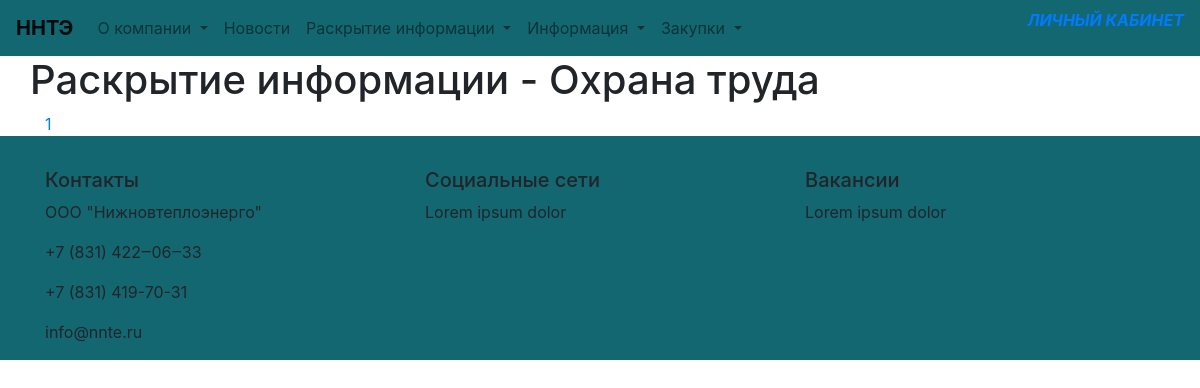
The page /category/ohrana-truda/ on the database its author committed.
### apps/models.py (models this page shows)
class Section(models.Model):
    title = models.CharField(max_length=30, verbose_name='Имя', )
    slug = models.SlugField(max_length=30, unique=True)
    class Meta:
        verbose_name = 'Раздел'
        verbose_name_plural = 'Разделы'
    def __str__(self):
        return self.title

class Category(models.Model):
    title = models.CharField(max_length=30, unique=True, verbose_name='Имя', )
    slug = models.SlugField(max_length=30, unique=True)
    section = models.ForeignKey('Section', on_delete=models.CASCADE,
                                verbose_name='Раздел')
    class Meta:
        verbose_name = 'Категория'
        verbose_name_plural = 'Категории'
    def __str__(self):
        return f'{self.section} - {self.title}'

class About(models.Model):
    name = models.CharField(max_length=30, unique=True, verbose_name='Название', )
    address = models.CharField(max_length=100, unique=True, verbose_name='Адрес', )
    tel = models.CharField(max_length=20, unique=True, verbose_name='Телефон', )
    fax = models.CharField(max_length=20, unique=True, verbose_name='Факс', )
    email = models.CharField(max_length=20, unique=True, verbose_name='E-mail', )

### apps/views.py (the view, shortened to what this page needs)
# urls.py: path('category/<slug:the_slug>/', category, name='category'),
def category(request, the_slug):
    template = 'category.html'
    list_articles = []
    category_article = Category.objects.get(slug=the_slug)
    articles = Article.objects.filter(category=category_article.id).order_by('-published_at')
    stops_page, current_page, prev_page_url, next_page_url = pagination(request, list_articles, 10)
    context = {
        'list_articles': stops_page,
        'current_page': current_page,
        'prev_page_url': prev_page_url,
        'next_page_url': next_page_url,
        'category': category_article,
    }
    return render(request, template, context=context)

### apps/context_processors.py (called while the page is built)
def nav_sections(request):
    sections_nav = Section.objects.all()
    section_list = []
    for section in sections_nav:
        categories = Category.objects.filter(section=section.id).order_by('title')
        category_list = []
        for category in categories:
            category_list.append(
                {'id': category.id, 'title': category.title, 'slug': category.slug})
        section_list.append({'id': section.id, 'title': section.title, 'slug': section.slug,
                             'category_list': category_list})
    return {"section_list": section_list}

def contacts(request):
    contacts_company = Company.objects.all()
    return {'company': contacts_company[0]}

### apps/views.py (called while the page is built)
def pagination(request, list_object, max_object=2):
    if request.GET.get('page'):
        page_number = int(request.GET.get('page'))
    else:
        page_number = 1
    p = Paginator(list_object, max_object)
    if page_number in range(1, p.num_pages):
        stops_page = p.page(page_number)
    else:
        stops_page = p.page(p.num_pages)
    current_page = stops_page.number
    prev_page_url = f'?page={stops_page.previous_page_number()}' \
        if stops_page.has_previous() else None
    next_page_url = f'?page={stops_page.next_page_number()}' \
        if stops_page.has_next() else None
    return stops_page, current_page, prev_page_url, next_page_url

### templates/category.html (shortened to what this page needs)
{% extends 'base.html' %}
{% block content %}
    <div class="container-fluid">
        <div class="container-fluid" id="">
            <h1>{{ category }}</h1>
        </div>
    </div>
    <div class="container">
        <a class="button disabled" href="">{{ current_page }}</a>
    </div>
{% endblock %}

### templates/nav.html (shortened to what this page needs)
<header class="header">
    <nav class="navbar navbar-expand-lg navbar-light">
        <a class="navbar-brand" href={% url 'index' %}><strong>ННТЭ</strong></a>
        <div class="collapse navbar-collapse" id="navbarSupportedContent">
            <ul class="navbar-nav mr-auto">
                <li class="nav-item dropdown">
                    <a class="nav-link dropdown-toggle" href="#" id="aboutCompany" role="button"
                       data-toggle="dropdown" aria-haspopup="true" aria-expanded="false">
                        О компании
                    </a>
                </li>
                <li class="nav-item">
                    <a class="nav-link" href={%  url 'news' %} id="aboutCompany">
                    Новости
                    </a>
                </li>
                {% for section in section_list %}
                    <li class="nav-item dropdown">
                        <a class="nav-link dropdown-toggle" href="#" id="forPeople" role="button"
                           data-toggle="dropdown" aria-haspopup="true" aria-expanded="false">
                            {{ section.title }}
                        </a>
                    </li>
                {% endfor %}
            </ul>
            <p class="cke_button">
                <a class="cke_button_label" href="#">Личный кабинет</a>
            </p>
        </div>
    </nav>
</header>

### templates/footer.html
<footer class="footer">
    <div class="container">
        <div class="row">
            <div class="col-sm-4">
                <h5>Контакты</h5>
                <p>{{ company.name }}</p>
                 <p>{{ company.tel }}</p>
                 <p>{{ company.fax }}</p>
                 <p>{{ company.email }}</p>
            </div>
            <div class="col-sm-4">
                <h5>Социальные сети</h5>
                <p>Lorem ipsum dolor</p>
            </div>
            <div class="col-sm-4">
                <h5>Вакансии</h5>
                <p>Lorem ipsum dolor</p>
            </div>
        </div>
    </div>
</footer>

### static/css/custom.css (style rules this page uses)
.navbar { background-color: #136771; }
.cke_button { text-transform: uppercase; font-style: italic; font-weight: bolder; }
.footer { padding-top: 2em; background-color: #136771; }

### rows shown on the page
Section: title "Раскрытие информации"
Section: title "Информация"
Section: title "Закупки"
Category: section+title "Раскрытие информации - Охрана труда"
About: name "ООО \"Нижновтеплоэнерго\"", tel "+7 (831) 422‒06‒33", fax "+7 (831) 419-70-31", email "info@nnte.ru"

### other values the page prints
{{ current_page }} "1"
